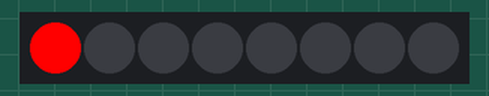
Simulated run of this program. Board: ESP32. Parts: 8 RGB LEDs in strip order, left to right.

Above: at 0.1 s.
At 3.6 s:
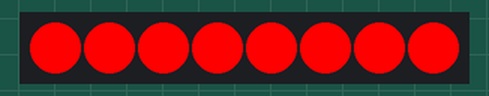
At 9.6 s:
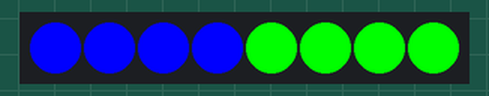
At 19.6 s:
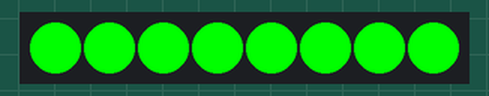
At 29.1 s:
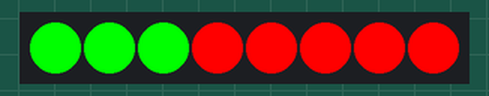
At 39.1 s:
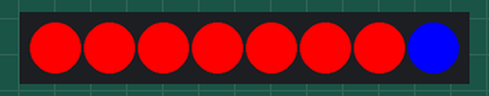
Timing chart, 0 to 40.0 s (numbered marks = the images above):
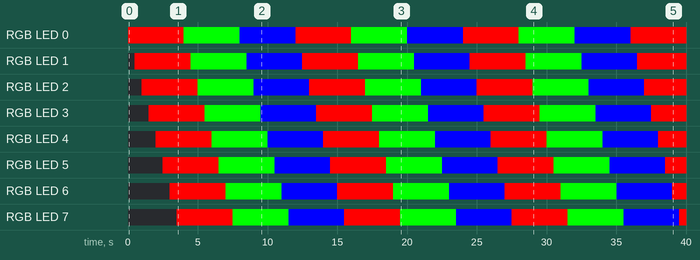

Measured:
- by itself, RGB LED 0–7: repeats every 12.0 s: RGB(0, 255, 0) 4.0 s, RGB(0, 0, 255) 4.0 s, RGB(255, 0, 0) 4.0 s
- what the display in image 1 shows lasts 0.5 s, from 3.5 s to 4.0 s

The program:

main.cpp
```cpp
/**
    NéoPixel Projet
    Expérimentations sur l'utilisation d'un NéoPixel et  un ESP32
    @file main.cpp
    @author ThaninaAdda
    @version 1.0 20/04/21

    Historique des vérsions
                            Versions  Date      Auteur      Déscription
                            1.0      20/04/21   Ta          Première version qui démontre l'utilisation des un esp32 et un anneau Led.

    platform = espressif32
    board = esp32doit-devkit-v1
    framework = arduino
    lib_deps =
            adafruit/Adafruit NéoPixel @ ^1.7.0         (Pour le Néo Pixel)
    Classes du système

        Main      V1.0    qui contient le projet
            Pin 25.
            NUMPIXELS 8 (Contient 8 Led)
**/

#include <Adafruit_NeoPixel.h>
// le numéro de la pin ou le fil Vert a été branché.
#define PIN            25

// le nombre de pixels
#define NUMPIXELS      8

Adafruit_NeoPixel pixels = Adafruit_NeoPixel(NUMPIXELS, PIN, NEO_GRB + NEO_KHZ800);

int delayval = 500; // la durée est d'une demi seconde

void setup()
{
  pixels.begin(); // l'initalisation de la librairie de NéoPixel
}

void loop()
{
  for(int i=0;i<NUMPIXELS;i++)
  {
    // pixels.Color prend des valeurs RVB, de 0,0,0 à 255,255,255
    pixels.setPixelColor(i, pixels.Color(255,0,0)); // la lumière Rouge s'allume.
    pixels.show(); // Ceci envoie la couleur de pixel mise à jour au matériel.
    delay(delayval); // Délai pour une période de temps (en millisecondes).
  }

  for(int i=0;i<NUMPIXELS;i++)
  {
    // pixels.Color prend les valeurs RGB, de 0,0,0 jusqu'a 255,255,255
    pixels.setPixelColor(i, pixels.Color(0,255,0)); // la lumière verte s'allume.
    pixels.show(); // Ceci envoie la couleur de pixel mise à jour au matériel.
    delay(delayval); // Délai pour une période de temps (en millisecondes).
  }

  for(int i=0;i<NUMPIXELS;i++)
  {
   // pixels.Color prend les valeurs RGB, de 0,0,0 jusqu'a 255,255,255
    pixels.setPixelColor(i, pixels.Color(0,0,255)); // la lumière Bleu s'allume.
    pixels.show(); // Ceci envoie la couleur de pixel mise à jour au matériel.
    delay(delayval); // Délai pour une période de temps (en millisecondes).
  }
}
```
